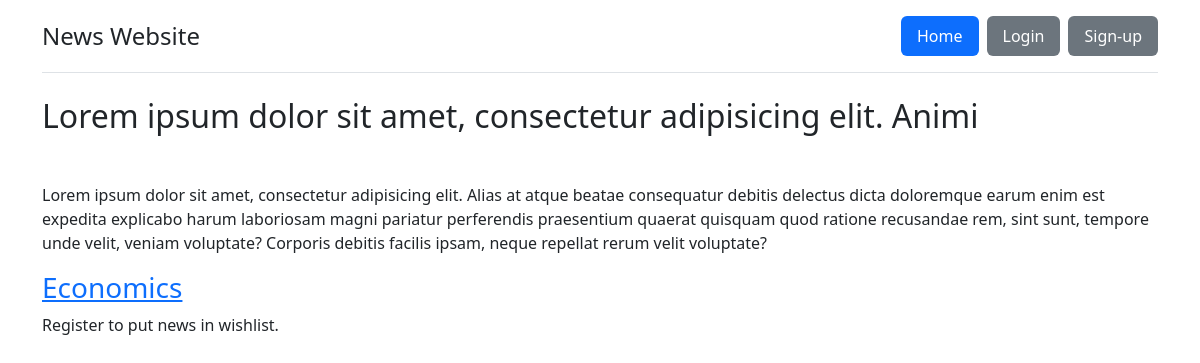
Screenshot of /news/1 with the database file from the repository.
### news_list/models.py (models this page shows, shortened)
class News(models.Model):
    title = models.CharField(max_length=64)
    description = models.TextField()
    category = models.ForeignKey(NewsCategory, on_delete=models.CASCADE)
    created_at = models.DateTimeField(auto_now_add=True)

class NewsCategory(models.Model):
    title = models.CharField(max_length=32)
    created_at = models.DateTimeField(auto_now_add=True)

### news_list/views.py (the view)
# urls.py: path('news/<int:pk>', views.news_page),
def news_page(request, pk):
    news = News.objects.get(id=pk)
    is_in_wishlist = Wishlist.objects.filter(user_id=request.user.id,
                                             user_news=news).exists() if (
        request.user.is_authenticated) else False
    context = {'news': news, 'is_in_wishlist': is_in_wishlist, }
    return render(request, 'news-single-page.html', context)

### news_list/templates/news-single-page.html (shortened to what this page needs)
<!DOCTYPE html>
<html lang="en">
<head>
    <link rel="stylesheet"
          href="https://cdn.jsdelivr.net/npm/bootstrap@5.3.3/dist/css/bootstrap.min.css">
</head>
<body>
<div class="container">
    <header class="d-flex flex-wrap justify-content-center py-3 mb-4 border-bottom">
        <a href="/"
           class="d-flex align-items-center mb-3 mb-md-0 me-md-auto text-dark text-decoration-none">
            <span class="fs-4">News Website</span>
        </a>
        <ul class="nav nav-pills">
            <li class="nav-item">
                <a href="/" class="nav-link active"
                   aria-current="page">Home</a>
            </li>
            {% if user.is_authenticated %}
            <li class="nav-item px-2">
                <a href="/wishlist" class="nav-link bg-secondary text-white"
                   aria-current="page">Wishlist</a>
            </li>
            <li class="nav-item">
                <a href="/logout" class="nav-link bg-secondary text-white"
                   aria-current="page">Logout</a>
            </li>
            {% else %}
            <li class="nav-item px-2">
                <a href="/accounts/login"
                   class="nav-link bg-secondary text-white"
                   aria-current="page">Login</a>
            </li>
            <li class="nav-item">
                <a href="/register" class="nav-link bg-secondary text-white"
                   aria-current="page">Sign-up</a>
            </li>
            {% endif %}
        </ul>
    </header>
</div>
<div class="container">
    <h2>{{ news.title }}</h2>
    <p class="mt-5">{{ news.description }}</p>
    <a href="/category/{{ news.category.id }}">
        <h3>{{ news.category.title }}</h3></a>
    {% if user.is_authenticated %}
        {% if not is_in_wishlist %}
            <form action="/add-to-wishlist/{{ news.id }}" method="post">
                {% csrf_token %}
                <button type="submit" class="btn btn-warning">Add to wishlist</button>
            </form>
        {% else %}
            <p>This news is already in your wishlist.</p>
        {% endif %}
    {% else %}
        <p>Register to put news in wishlist.</p>
    {% endif %}
</div>
</body>
</html>

### rows the page displays
News: title "Lorem ipsum dolor sit amet, consectetur adipisicing elit. Animi", description "Lorem ipsum dolor sit amet, consectetur adipisicing elit. Alias at atque beatae consequatur debitis delectus dicta doloremque earum enim est expedita explicabo harum laboriosam magni pariatur perferendis praesentium quaerat quisquam quod ratione recusandae rem, sint sunt, tempore unde velit, veniam voluptate? Corporis debitis facilis ipsam, neque repellat rerum velit voluptate?", category "Economics"
